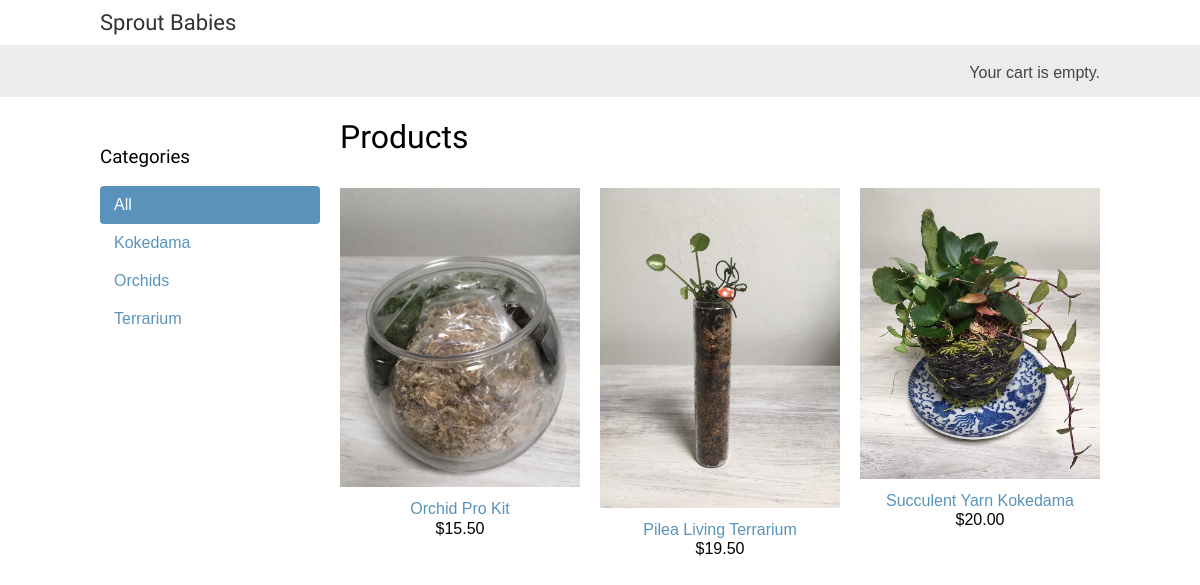
The page / on the database its author committed.
### app/models.py (models this page shows, shortened)
class Category(models.Model):
    name = models.CharField(max_length=200, db_index=True)
    slug = models.SlugField(max_length=200, unique=True)
    class Meta:
        ordering = ('name',)
        verbose_name = 'category'
        verbose_name_plural = 'categories'
    def get_absolute_url(self):
        return reverse('app:product_list_by_category', args=[self.slug])

class Product(models.Model):
    category = models.ForeignKey(Category, related_name='products', on_delete=models.CASCADE)
    name = models.CharField(max_length=200, db_index=True)
    slug = models.SlugField(max_length=200, db_index=True)
    image = models.ImageField(upload_to='products/%Y/%m/%d', blank=True)
    description = models.TextField(blank=True)
    price = models.DecimalField(max_digits=10, decimal_places=2)
    available = models.BooleanField(default=True)
    created = models.DateTimeField(auto_now_add=True)
    updated = models.DateTimeField(auto_now=True)
    class Meta:
        ordering = ('name',)
        index_together = (('id', 'slug'),)
    def get_absolute_url(self):
        return reverse('app:product_detail', args=[self.id, self.slug])

### app/views.py (the view)
# urls.py: path('', views.product_list, name='product_list'),
def product_list(request, category_slug=None):
    category = None
    categories = Category.objects.all()
    products = Product.objects.filter(available=True)
    if category_slug:
        category = get_object_or_404(Category, slug=category_slug)
        products = products.filter(category=category)
    return render(request,
        'app/product/list.html',
        {'category': category,
        'categories': categories,
        'products': products})

### cart/cart.py (called while the page is built)
    def __len__(self):
        return sum(item['quantity'] for item in self.cart.values())

### cart/context_processors.py (called while the page is built)
def cart(request):
    return {'cart': Cart(request)}

### app/templates/app/product/list.html (shortened to what this page needs)
{% extends "app/base.html" %}
{% load static %}
{% block content %}
    <div id="sidebar">
        <h3>Categories</h3>
        <ul>
            <li {% if not category %} class="selected" {% endif %}>
                <a href="{% url 'app:product_list' %}">All</a>
            </li>
            {% for c in categories %}
                <li {% if category.slug == c.slug %} class="selected" {% endif %}>
                    <a href="{{ c.get_absolute_url }}">{{ c.name }}</a>
                </li>
            {% endfor %}
        </ul>
    </div>
    <div id="main" class="product-list">
        <h1>{% if category %}{{ category.name }}{% else %}Products{% endif %}</h1>
        {% for product in products %}
            <div class="item">
                <a href="{{ product.get_absolute_url }}">
                    <img src="{% if product.image %}{{ product.image.url }}{% else %}{% static 'img/no_image.png' %}{% endif %}">
                </a>
                <a href="{{ product.get_absolute_url }}">{{ product.name }}</a>
                <br>
                ${{ product.price }}
            </div>
        {% endfor %}
    </div>
{% endblock %}

### app/templates/app/base.html (shortened to what this page needs)
{% load static %}
<!DOCTYPE html>
<html>
    <head>
        <link rel="stylesheet" href="{% static 'css/base.css' %}">
    </head>
    <body>
        <div id="header">
            <a href="/" class="logo">Sprout Babies</a>
        </div>
        <div id="subheader">
            <div class="cart">
                {% with total_items=cart|length %}
                    {% if total_items > 0 %}
                        Your cart:
                        <a href="{% url 'cart:cart_detail' %}">
                            {{ total_items }} item{{ total_items|pluralize }},
                            ${{ cart.get_total_price }}
                        </a>
                    {% else %}
                        Your cart is empty.
                    {% endif %}
                {% endwith %}
            </div>
        </div>
        <div id="content">
            {% block content %}
            {% endblock %}
        </div>
    </body>
</html>

### app/static/css/base.css (style rules this page uses)
body { margin:0; padding:0; font-family:helvetica, sans-serif; }
h1, h2, h3, h4, h5 , h6 { font-family: 'Ubuntu', sans-serif; font-weight:normal; }
a { text-decoration:none; color:#5993bb; }
#header { padding:10px 100px; font-size:18px; overflow:auto; }
#subheader { background:#ececec; color:#444; padding:15px 100px; overflow:auto; }
#header .logo { font-family: 'Ubuntu', sans-serif; float:left; color:#333; font-size:22px; margin-right:10%; }
#subheader .cart { float:right; padding-top:4px; }
#content { padding:0 100px; overflow:hidden; }
#sidebar { width:220px; padding:30px 20px 0 0; float:left; }
#sidebar ul { margin:0; padding:0; }
#sidebar ul li { margin:0; list-style:none; padding:10px 14px; }
#sidebar ul li a { display:block; }
#sidebar ul li.selected { background:#5993bb; border-radius:4px; }
#sidebar ul li.selected a { color:#fff; }
#main { float:left; width: 96%; margin-right:-220px; overflow:hidden; }
.product-list .item { width:25%; padding:10px 20px 10px 0; float:left; text-align:center; line-height:1.2; }
.product-list .item img { width:100%; margin-bottom:8px; }

### rows shown on the page
Category: name "Kokedama"
Category: name "Orchids"
Category: name "Terrarium"
Product: image (picture), name "Orchid Pro Kit", price "15.50"
Product: image (picture), name "Pilea Living Terrarium", price "19.50"
Product: image (picture), name "Succulent Yarn Kokedama", price "20.00"
